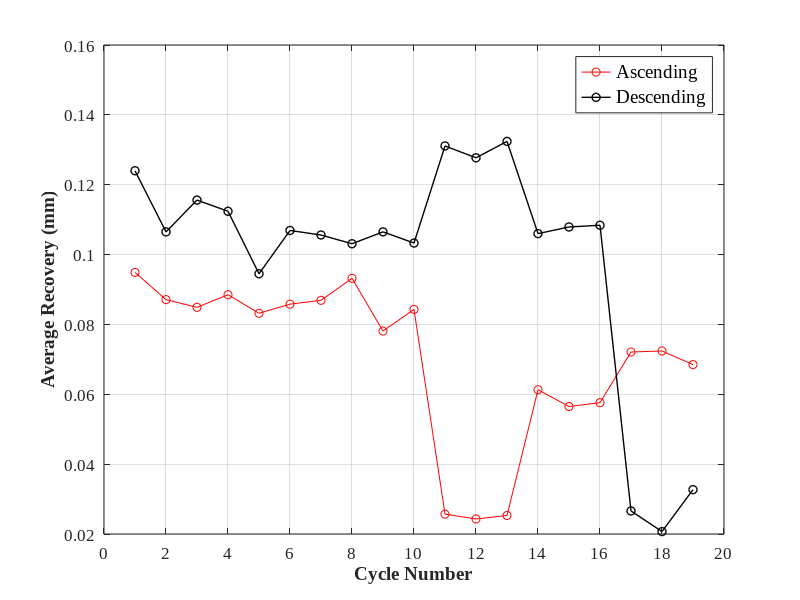

MATLAB code for this plot:
clear all
load('Recovery.mat')
plot(1:length(RecoveryCycles_Asc),RecoveryCycles_Asc,'-or',...
    1:length(RecoveryCycles_Desc),RecoveryCycles_Desc,'-ok', 'LineWidth',1)
set(gca,'FontName','Times New Roman','FontSize',12)
ylabel('Average Recovery (mm)','FontWeight','bold','FontName','Times New Roman','FontSize',14)
xlabel('Cycle Number','FontWeight','bold','FontName','Times New Roman','FontSize',14)
xticks(0:2:20);
grid on
legend('Ascending', 'Descending','FontName','Times New Roman','FontSize',14)